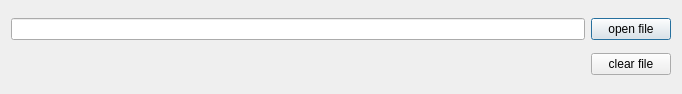
<?xml version="1.0" encoding="UTF-8"?>
<ui version="4.0">
 <class>ReceiveFileDialog</class>
 <widget class="QDialog" name="ReceiveFileDialog">
  <property name="geometry">
   <rect>
    <x>0</x>
    <y>0</y>
    <width>682</width>
    <height>94</height>
   </rect>
  </property>
  <property name="windowTitle">
   <string>Receive file dialog</string>
  </property>
  <layout class="QVBoxLayout" name="verticalLayout">
   <item>
    <layout class="QHBoxLayout" name="horizontalLayout">
     <item>
      <widget class="QLineEdit" name="FilePathLineEdit"/>
     </item>
     <item>
      <widget class="QPushButton" name="OpenFilePushButton">
       <property name="text">
        <string>open file</string>
       </property>
      </widget>
     </item>
    </layout>
   </item>
   <item>
    <layout class="QHBoxLayout" name="horizontalLayout_2">
     <item>
      <widget class="QLabel" name="InformationLabel">
       <property name="text">
        <string/>
       </property>
      </widget>
     </item>
     <item>
      <spacer name="horizontalSpacer">
       <property name="orientation">
        <enum>Qt::Horizontal</enum>
       </property>
       <property name="sizeHint" stdset="0">
        <size>
         <width>40</width>
         <height>20</height>
        </size>
       </property>
      </spacer>
     </item>
     <item>
      <widget class="QPushButton" name="ClearFilePushButton">
       <property name="text">
        <string>clear file</string>
       </property>
      </widget>
     </item>
    </layout>
   </item>
  </layout>
 </widget>
 <resources/>
 <connections/>
</ui>
